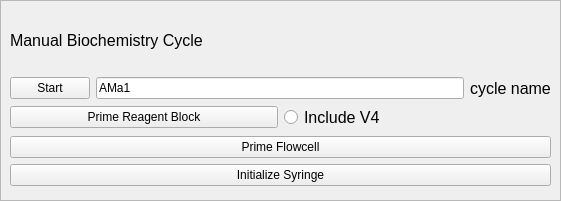
     <widget class="QFrame" name="frame_5">
      <property name="geometry">
       <rect>
        <x>10</x>
        <y>730</y>
        <width>561</width>
        <height>201</height>
       </rect>
      </property>
      <property name="frameShape">
       <enum>QFrame::StyledPanel</enum>
      </property>
      <property name="frameShadow">
       <enum>QFrame::Raised</enum>
      </property>
      <widget class="QWidget" name="layoutWidget_16">
       <property name="geometry">
        <rect>
         <x>10</x>
         <y>10</y>
         <width>541</width>
         <height>176</height>
        </rect>
       </property>
       <layout class="QVBoxLayout" name="verticalLayout_9">
        <item>
         <widget class="QLabel" name="Manualbiochemsitrycyclelabel">
          <property name="font">
           <font>
            <pointsize>12</pointsize>
           </font>
          </property>
          <property name="text">
           <string>Manual Biochemistry Cycle</string>
          </property>
         </widget>
        </item>
        <item>
         <layout class="QGridLayout" name="gridLayout_12">
          <item row="0" column="0">
           <widget class="QPushButton" name="flUtilStartCycle">
            <property name="text">
             <string>Start</string>
            </property>
           </widget>
          </item>
          <item row="0" column="1">
           <widget class="QLineEdit" name="flUtilCycleName">
            <property name="text">
             <string>AMa1</string>
            </property>
           </widget>
          </item>
          <item row="0" column="2">
           <widget class="QLabel" name="Cyclenamelabel">
            <property name="font">
             <font>
              <pointsize>12</pointsize>
             </font>
            </property>
            <property name="text">
             <string>cycle name</string>
            </property>
           </widget>
          </item>
         </layout>
        </item>
        <item>
         <layout class="QGridLayout" name="gridLayout_4">
          <item row="0" column="0">
           <widget class="QPushButton" name="flUtilPrimeReagentBlock">
            <property name="text">
             <string>Prime Reagent Block</string>
            </property>
           </widget>
          </item>
          <item row="0" column="1">
           <widget class="QRadioButton" name="Includev4radioButton">
            <property name="enabled">
             <bool>true</bool>
            </property>
            <property name="font">
             <font>
              <pointsize>12</pointsize>
             </font>
            </property>
            <property name="text">
             <string>Include V4</string>
            </property>
           </widget>
          </item>
         </layout>
        </item>
        <item>
         <widget class="QPushButton" name="flUtilPrimeFlowcell">
          <property name="text">
           <string>Prime Flowcell</string>
          </property>
         </widget>
        </item>
        <item>
         <widget class="QPushButton" name="flUtilInitializeSyringe">
          <property name="text">
           <string>Initialize Syringe</string>
          </property>
         </widget>
        </item>
       </layout>
      </widget>
     </widget>
